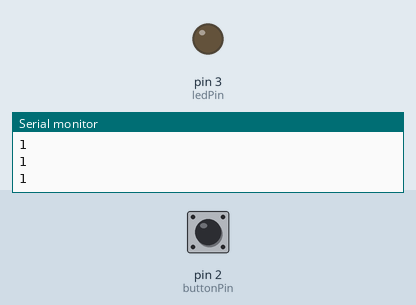
This sketch was run on a simulated Arduino Uno, built with avr-gcc and run on an emulated ATmega328P. On the bench: output pins drawn as LEDs (lit = HIGH), the last lines printed to the serial monitor. Inputs (shaded band) come from the test bench; at power-on: pin 2 (buttonPin) HIGH.

Above: at 1.8 s.
1.9 s: pin 2 (buttonPin) pulled LOW for 0.6 s
At 2.4 s:
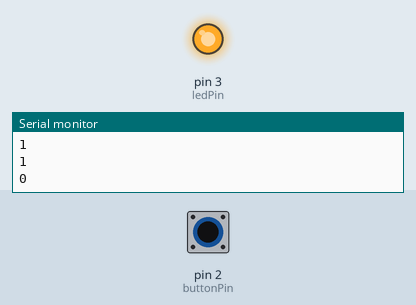
4.0 s: pin 2 (buttonPin) pulled LOW for 3.2 s
At 7.8 s:
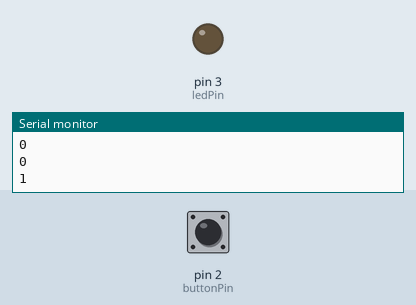
Timing chart, 0 to 9.3 s (numbered marks = the images above; inputs shaded):
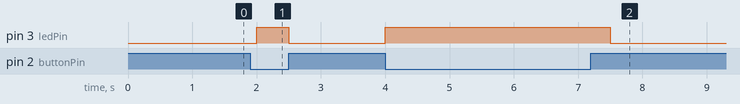

Measured:
- after the input at 1.9 s, pin 3 (ledPin): LOW → HIGH after 0.10 s, → LOW 0.50 s later
- after the input at 4.0 s, pin 3 (ledPin): LOW → HIGH at once, → LOW 3.5 s later

The sketch:

start_code.ino
```cpp
const int buttonPin = 2;
const int ledPin =  3;

int buttonState = 0;
void setup() {
  Serial.begin(9600);

  pinMode(ledPin, OUTPUT);

  pinMode(buttonPin, INPUT_PULLUP);
}
void loop() {

  buttonState = digitalRead(buttonPin);

  Serial.println(buttonState);

  if (buttonState == HIGH) {
    // turn LED off:
    digitalWrite(ledPin, LOW);
  } else {
    // turn LED on:
    digitalWrite(ledPin, HIGH);
  }
 // knipper effect
  delay(500);
}
```
